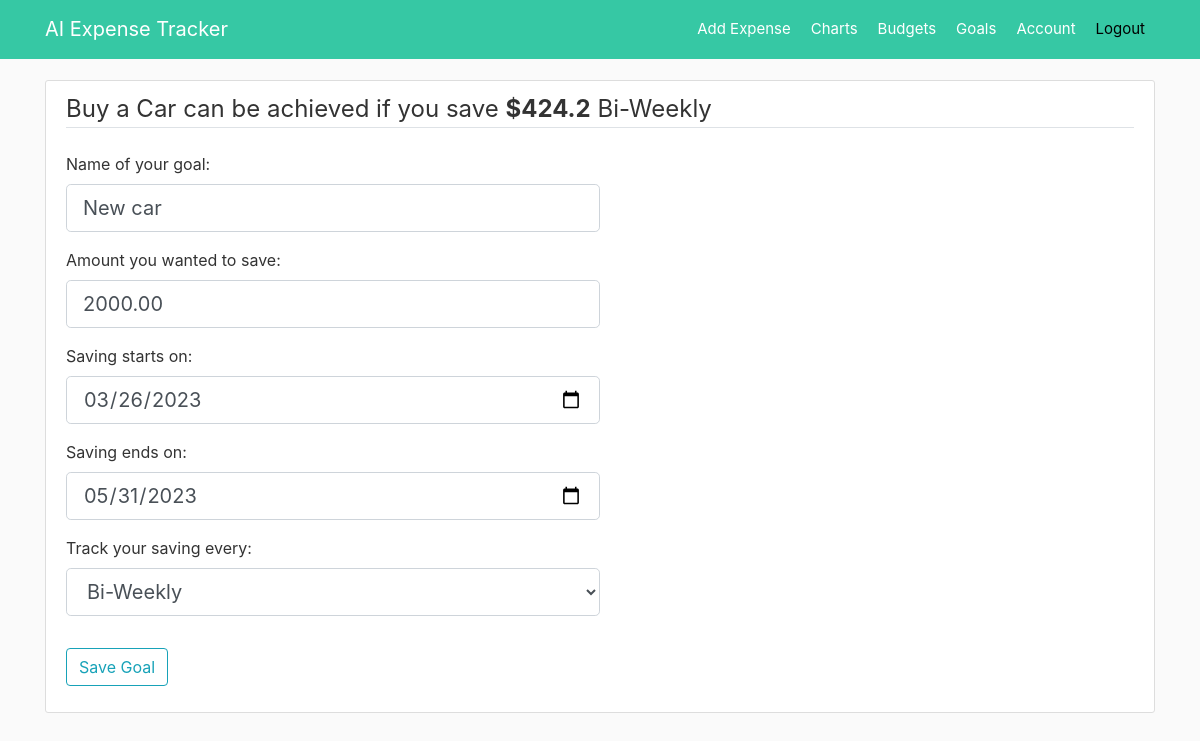
Page /goal/3/update (signed in) on the committed database.
### app/models.py (models this page shows, shortened)
class Goal(db.Model):
    id = db.Column(db.Integer, primary_key=True)
    title = db.Column(db.String(100), nullable=False)
    purpose = db.Column(db.String(100), nullable=False)
    amount = db.Column(db.Numeric(precision=8, asdecimal=False,
                                  scale=2), nullable=False)
    date_start = db.Column(db.DateTime, nullable=False,
                           default=datetime.utcnow)
    date_end = db.Column(db.DateTime, nullable=False)
    period = db.Column(db.String(20), nullable=False)
    amount_saving = db.Column(db.Numeric(precision=8, asdecimal=False,
                                         scale=2), nullable=False, default=0.0)
    user_id = db.Column(db.Integer, db.ForeignKey('user.id'), nullable=False)
    date_posted = db.Column(db.DateTime, nullable=False)

### app/goals/routes.py (the view)
@goals.route("/goal/<int:goal_id>/update", methods=['GET', 'POST'])
@login_required
def goal_update(goal_id):
    goal = Goal.query.get_or_404(goal_id)
    form = GoalUpdateForm()
    if form.validate_on_submit():
        dur = duration(form.date_start.data, form.date_end.data)
        if dur >= 30:
            goal.title = form.title.data
            goal.amount = form.amount.data
            goal.date_start = form.date_start.data
            goal.date_end = form.date_end.data
            goal.period = form.period.data
            db.session.commit()
            flash('Your goal has been saved!', 'success')
            return redirect(url_for('goals.list_goal'))
        else:
            flash(
                'Please select the number of saving dates greater than 30 days!', 'danger')
    elif request.method == 'GET':
        form.title.data = goal.title
        form.amount.data = goal.amount
        form.date_start.data = goal.date_start
        form.date_end.data = goal.date_end
        form.period.data = goal.period
    durr = duration(goal.date_start, goal.date_end)
    saving_regular = calSavingPeriod(durr, goal.amount, goal.period)
    return render_template('goal_update.html', title=goal.purpose,
                           form=form, legend=goal.purpose, saving_regular=saving_regular, period=goal.period)

### app/goals/forms.py (shortened to what this page needs)
class GoalUpdateForm(FlaskForm):
    title = StringField('Name of your goal:', validators=[DataRequired()])
    amount = DecimalField('Amount you wanted to save:', places=2,
                          validators=[DataRequired()])
    date_start = DateField('Saving starts on:',
                           validators=[DataRequired()])
    date_end = DateField('Saving ends on:',
                         validators=[DataRequired()])
    period = SelectField('Track your saving every:', choices=["Daily", "Weekly", "Bi-Weekly", "Monthly"],
                         validators=[DataRequired()])
    submit = SubmitField('Save Goal')

### app/goals/utils.py (called while the page is built)
def calSavingPeriod(duration, amount, period):
    money = round(amount / duration, 2)
    if period == "Daily":
        return money
    elif period == "Weekly":
        days = 7
        return money * days
    elif period == "Bi-Weekly":
        days = 14
        return money * days
    else:
        days = 30
        return money * days

def duration(date_start, date_end):
    return (date_end - date_start).days

### app/models.py (called while the page is built)
@login_manager.user_loader
def load_user(user_id):
    return User.query.get(int(user_id))

### app/templates/goal_update.html (shortened to what this page needs)
{% extends "layout.html" %}
{% block content %}
<div class="content-section">
    <form method="POST" action="">
        <fieldset class="form-group">
            <legend class="border-bottom mb-4">{{ legend }} can be achieved if you save <b>${{ saving_regular }}</b> {{ period }}</legend>
            <div class="form-group">
                {{ form.title.label(class="form-control-label") }}
                {% if form.title.errors %}
                    <div class="invalid-feedback">
                        {% for error in form.title.errors %}
                            <span style="color:red">{{ error }}</span>
                        {% endfor %}
                    </div>
                {% else %}
                    {{ form.title(class="form-control form-control-lg col-6") }}
                {% endif %}
            </div>
            <div class="form-group">
                {{ form.amount.label }}
                {% if form.amount.errors %}
                    {{ form.amount(class="form-control form-control-lg col-6 is-invalid") }}
                    <div class="invalid-feedback">
                        {% for error in form.amount.errors %}
                            <span style="color:red">{{ error }}</span>
                        {% endfor %}
                    </div>
                {% else %}
                    {{ form.amount(class="form-control form-control-lg col-6", placeholder="$") }}
                {% endif %}
            </div>
            <div class="form-group">
                {{ form.date_start.label }}
                {% if form.date_start.errors %}
                    {{ form.date_start(class="datepicker form-control form-control-lg col-6 is-invalid") }}
                    <div class="invalid-feedback">
                        {% for error in form.date_start.errors %}
                            <span style="color:red">{{ error }}</span>
                        {% endfor %}
                    </div>
                {% else %}
                    {{ form.date_start(class="datepicker form-control form-control-lg col-6") }}
                {% endif %}
            </div>
            <div class="form-group">
                {{ form.date_end.label }}
                {% if form.date_end.errors %}
                    {{ form.date_end(class="datepicker form-control form-control-lg col-6 is-invalid") }}
                    <div class="invalid-feedback">
                        {% for error in form.date_end.errors %}
                            <span style="color:red">{{ error }}</span>
                        {% endfor %}
                    </div>
                {% else %}
                    {{ form.date_end(class="datepicker form-control form-control-lg col-6") }}
                {% endif %}
            </div>
            <div class="form-group">
                {{ form.period.label(class="form-control-label") }}
                {% if form.period.errors %}
                    <div class="invalid-feedback">
                        {% for error in form.period.errors %}
                            <span style="color:red">{{ error }}</span>
                        {% endfor %}
                    </div>
                {% else %}
                    {{ form.period(class="form-control form-control-lg col-6") }}
                {% endif %}
            </div>
        </fieldset>
        <div class="form-group">
            {{ form.submit(class="btn btn-outline-info") }}
        </div>
    </form>
</div>
{% endblock content %}

### app/static/main.css (style rules this page uses)
body { background: #fafafa; color: #333333; margin-top: 5rem; }
*, *:before, *:after { box-sizing: border-box; }
.content-section { background: #ffffff; padding: 10px 20px; border: 1px solid #dddddd; border-radius: 3px; margin-top: 35px; margin-bottom: 20px; }

### rows in the picture
Goal: purpose "Buy a Car", period "Bi-Weekly", title "New car", amount "2000.00", date_start "03/26/2023", date_end "05/31/2023"

### other values in the picture
{{ saving_regular }} "424.2"
